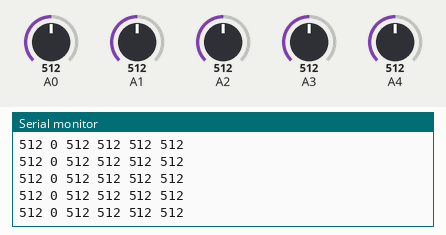
The sketch below on a simulated Arduino Uno, built with avr-gcc and run on an emulated ATmega328P. On the bench: the last lines printed to the serial monitor. The test bench sets the inputs (shaded band); at power-on: A2 = 512, A0 = 512, A1 = 512, A3 = 512, A4 = 512.

Above: at 1.2 s.
1.3 s: A2 set to 556
At 2.2 s:
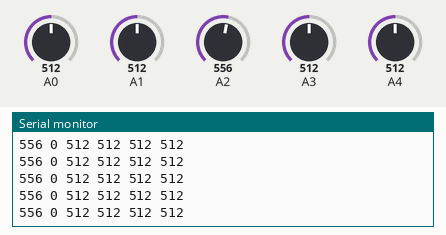
4.3 s: A2 set to 585
At 5.3 s:
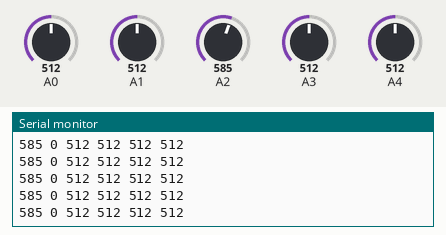
7.3 s: A0 set to 907
At 8.3 s:
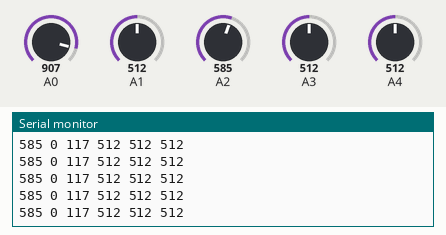
10.3 s: A0 set to 932
At 11.3 s:
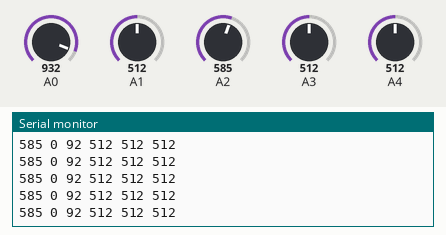
13.3 s: A2 set to 629
At 14.4 s:
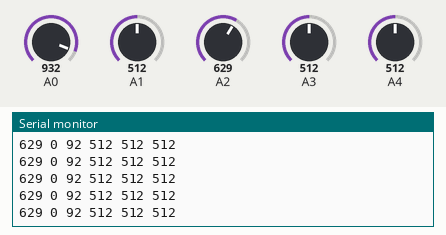
14.8 s: A2 set to 666
At 15.9 s:
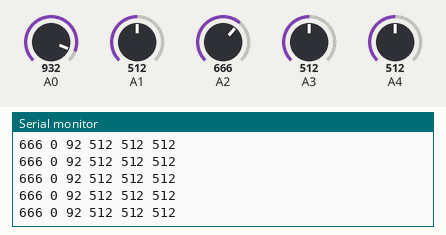
Timing chart, 0 to 17.3 s (numbered marks = the images above; inputs shaded):
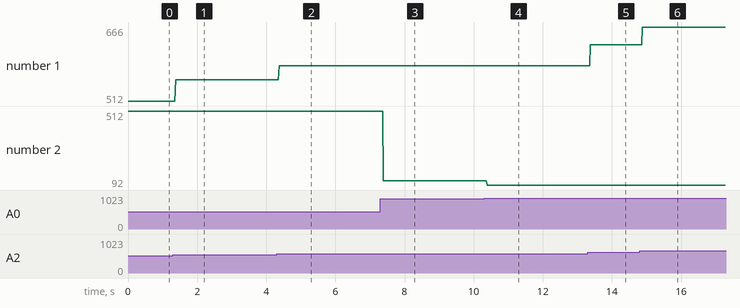

The sketch:

show_code.ino
```cpp
/*
이 소스는 릴리패드의 출력값을 검사하기 위해 제작된소스입니다.
Processing과 연동해서 사용하면 그래프를 통해 시각적인 변화를 쉽게 파악할 수 있습니다.
*/

#define arr_max 20

int p_s1, p_s2, p_s3, p_s4;
int h_s1 = 0;
int heart_arr[arr_max] = {0};
int heart_count = 0;
int heart_beat;
int temp_timer;
void setup() {
	Serial.begin(9600);
	while(heart_count < arr_max){
		heart_arr[heart_count++] = analogRead(A2);
	}
}

void loop() {
	p_s1 = 1024-analogRead(A0);
	p_s2 = 1024-analogRead(A1);
	p_s3 = 1024-analogRead(A3);
	p_s4 = 1024-analogRead(A4);
	h_s1 = analogRead(A2);

	insert_to_arr(h_s1);
	heart_beat = peak_emphasis(arr_max-2);
	Serial.print(h_s1);  Serial.print(" ");
	Serial.print(heart_beat);  Serial.print(" ");
	Serial.print(p_s1);  Serial.print(" ");
	Serial.print(p_s2);  Serial.print(" ");
	Serial.print(p_s3);  Serial.print(" ");
	Serial.print(p_s4);  Serial.println(" ");

}

int peak_emphasis(int input){//peak검출 알고리즘( all5 소스에 있는 것 그대로 채용. )
	int temp = 0;
	temp = 8*(heart_arr[input]-heart_arr[input-1]);

	if(temp<500) temp =0;
	if(temp >1023) { temp = 1023; }
	return temp;
}

void insert_to_arr(int input){ //all5 소스에 있는 것 그대로 채용
	for(int i=0; i<arr_max; i++){
		heart_arr[i] = heart_arr[i+1];
	}
	heart_arr[arr_max]  = input;
}
```

Measured:
- after the input at 1.3 s, the serial monitor: prints a new line after 0.08 s (image 1)
- after the input at 4.3 s, the serial monitor: prints a new line after 0.07 s (image 2)
- after the input at 7.3 s, the serial monitor: prints a new line after 0.09 s (image 3)
- after the input at 10.3 s, the serial monitor: prints a new line after 0.09 s (image 4)
- after the input at 13.3 s, the serial monitor: prints a new line after 0.08 s (image 5)
- after the input at 14.8 s, the serial monitor: prints a new line after 0.08 s (image 6)
- plotted number 1: 512 → 556 after the input at 1.3 s, 556 → 585 after the input at 4.3 s, 585 → 629 after the input at 13.3 s, 629 → 666 after the input at 14.8 s
- plotted number 2: 512 → 117 after the input at 7.3 s, 117 → 92 after the input at 10.3 s
